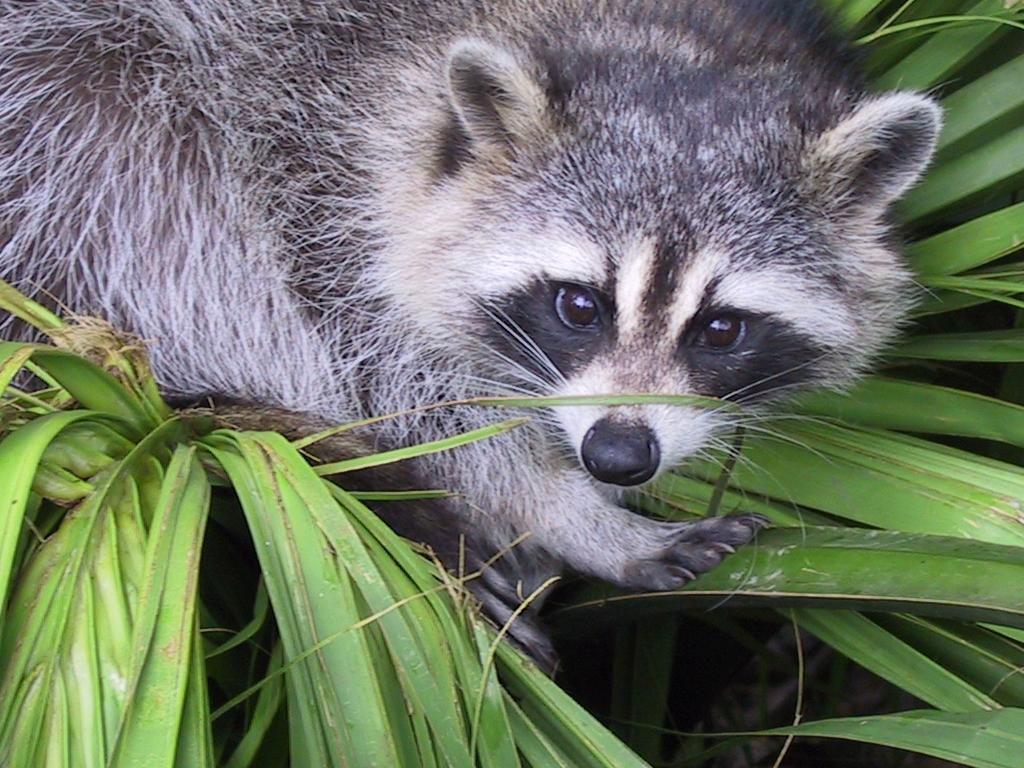
#> input picture piscine_1/ex03/animal.jpeg, 1024 x 768 px
$ python zoom.py
#> lines starting #> are read from the running program, lines starting #| are printed output that depends on the picture
### piscine_1/ex03/load_image.py
from PIL import Image
from numpy import array, shape


def ft_load(path: str) -> array:
    """
    This function loads an image,
    prints its format and shape,
    and returns it as a numpy array.
    """
#> called with path = 'animal.jpeg'
    try:
        img = Image.open(path)
#> img is the input picture: PIL image 1024x768 RGB; mean R, G, B 110.7, 117.7, 102.1
        print("The image format is ", img.format)
#| The image format is  JPEG
        print("The shape of the image is ", shape(img))
#| The shape of the image is  (768, 1024, 3)
        print(array(img))
#> (printed output is left out)
        return array(img)
    except Exception as e:
        print("Error: ", e)
        return None


# [13 lines that do not run on import are left out]

### piscine_1/ex03/zoom.py
from load_image import ft_load
from matplotlib import pyplot as plt


def main():
    """
    this main function loads the 'animal.jpeg' image
    prints some information about it, and slices it to 'zoom'
    then display the 'zoomed' image
    """
    path = "animal.jpeg"
    image = ft_load(path)
    if image is None:
        print("Something went wrong!")
        return
    print(image)
#> (printed output is left out)
    plt.imshow(image)
    plt.show()
    while True:
        try:
            x = int(input("Enter x: "))
#> the answer given: 3
            y = int(input("Enter y: "))
#> the answer given: 3
            w = int(input("Enter width: "))
#> the answer given: 100
            h = int(input("Enter height: "))
#> the answer given: 100
            assert x >= 0 and y >= 0, "x and y must be positive"
            assert w > 0 and h > 0, "width and height must be positive"
            assert x + w <= image.shape[1], "width is too big"
            assert y + h <= image.shape[0], "height is too big"
            zoomed = image[y : y + h, x : x + w]
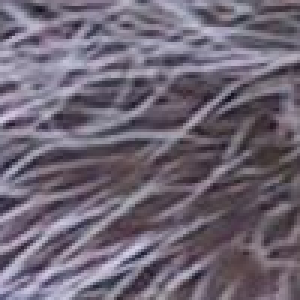
#> zoomed: shape (100, 100, 3) (shown 3 times larger); mean R, G, B 111.5, 102.7, 117.1
            plt.imshow(zoomed)
            plt.show()
        except Exception as e:
            print("Invalid input! ", e)
            continue
        break


if __name__ == "__main__":
    main()
